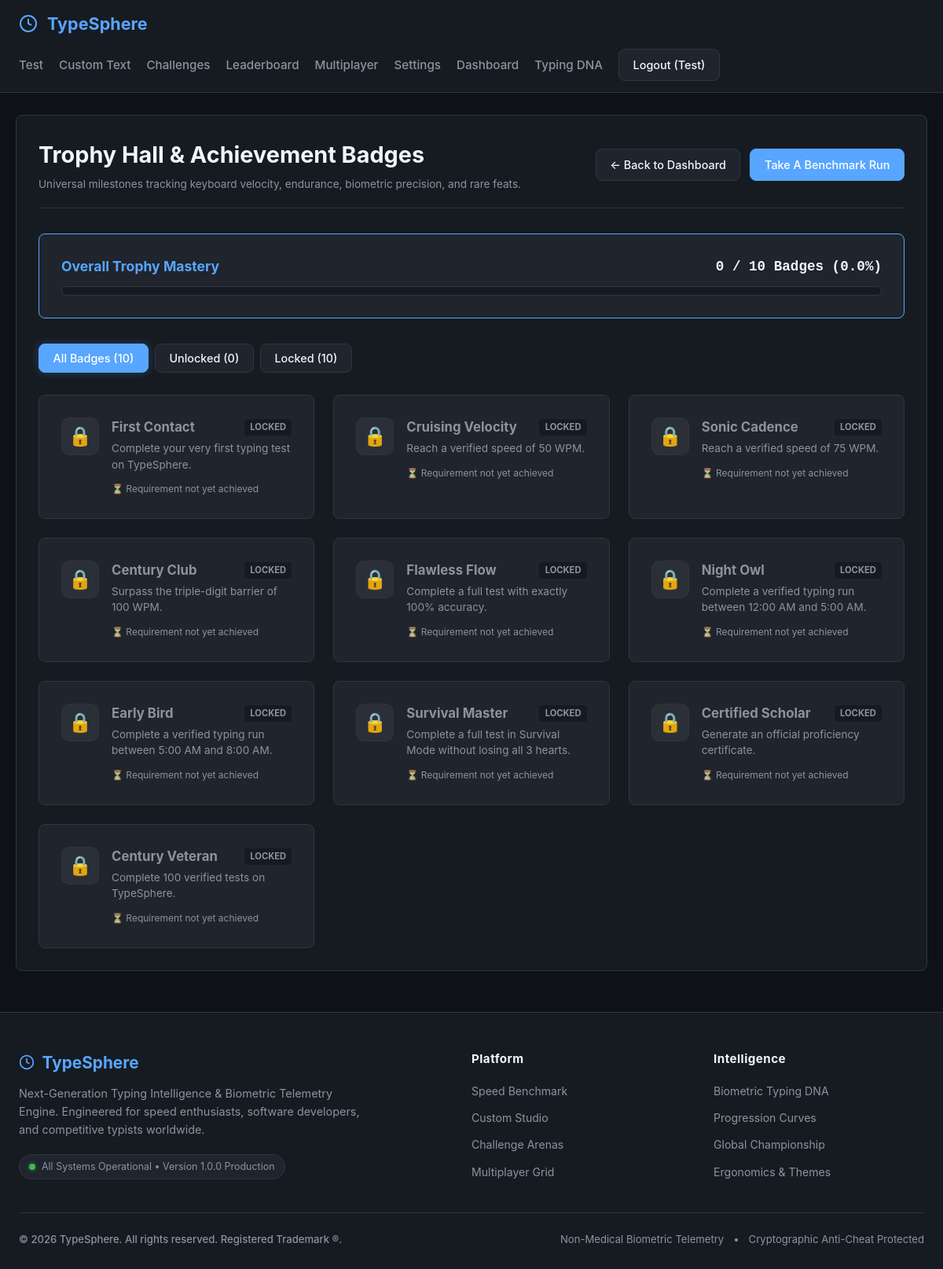
/dashboard/achievements (signed in), run on the app's committed database.
### app/models/user.py (models this page shows, shortened)
class User(UserMixin, db.Model):
    __tablename__ = 'users'
    id = db.Column(db.Integer, primary_key=True)
    username = db.Column(db.String(64), unique=True, nullable=False, index=True)
    email = db.Column(db.String(120), unique=True, nullable=False, index=True)
    password_hash = db.Column(db.String(256), nullable=False)
    role = db.Column(db.String(20), default='user') # 'user' or 'admin'
    is_verified = db.Column(db.Boolean, default=True, nullable=True)
    created_at = db.Column(db.DateTime, default=datetime.utcnow)
    tests = db.relationship('TypingTest', backref='user', lazy='dynamic', cascade="all, delete-orphan")
    dna_profile = db.relationship('TypingDNA', uselist=False, backref='user', cascade="all, delete-orphan")
    user_settings = db.relationship('UserSettings', uselist=False, backref='user', cascade="all, delete-orphan")
    achievements = db.relationship('UserAchievement', backref='user', lazy='dynamic', cascade="all, delete-orphan")
    @property
    def is_admin(self):
        return self.role == 'admin'

### app/models/challenge.py (models this page shows)
class Achievement(db.Model):
    __tablename__ = 'achievements'
    id = db.Column(db.Integer, primary_key=True)
    code = db.Column(db.String(64), unique=True, nullable=False)
    title = db.Column(db.String(128), nullable=False)
    description = db.Column(db.String(256), nullable=False)
    icon = db.Column(db.String(64), default='trophy')

### app/routes/dashboard.py (the view)
@dashboard_bp.route('/achievements')
@login_required
def achievements_showcase():
    AchievementService.check_and_award(current_user)
    all_achievements = Achievement.query.order_by(Achievement.id.asc()).all()
    unlocked_map = {
        ua.achievement_id: ua.unlocked_at
        for ua in UserAchievement.query.filter_by(user_id=current_user.id).all()
    }
    badge_data = []
    for ach in all_achievements:
        is_unlocked = ach.id in unlocked_map
        badge_data.append({
            'code': ach.code,
            'title': ach.title,
            'description': ach.description,
            'icon': ach.icon,
            'unlocked': is_unlocked,
            'unlocked_at': unlocked_map.get(ach.id)
        })
    unlocked_count = len(unlocked_map)
    total_count = len(all_achievements)
    mastery_pct = round((unlocked_count / total_count * 100.0), 1) if total_count else 0.0
    return render_template(
        'dashboard/achievements.html',
        badges=badge_data,
        unlocked_count=unlocked_count,
        total_count=total_count,
        mastery_pct=mastery_pct
    )

### app/services/achievement_service.py (called while the page is built, shortened)
    @staticmethod
    def ensure_catalog():
        for code, title, desc, icon in BADGES_CATALOG:
            ach = Achievement.query.filter_by(code=code).first()
        db.session.commit()

    @staticmethod
    def check_and_award(user):
        if not user or not user.is_authenticated:
            return []
        AchievementService.ensure_catalog()
        tests = TypingTest.query.filter_by(user_id=user.id).all()
        if not tests:
            return []

### app/templates/dashboard/achievements.html (shortened to what this page needs)
{% extends 'base.html' %}
{% block content %}
<div class="card">
  <div style="display: flex; justify-content: space-between; align-items: center; border-bottom: 1px solid var(--border-color); padding-bottom: 1.25rem; margin-bottom: 2rem; flex-wrap: wrap; gap: 1rem;">
    <div>
      <h1 style="font-size: 1.8rem; font-weight: 700; margin: 0;">Trophy Hall & Achievement Badges</h1>
      <p style="color: var(--text-muted); font-size: 0.85rem; margin-top: 0.35rem;">
        Universal milestones tracking keyboard velocity, endurance, biometric precision, and rare feats.
      </p>
    </div>
    <div style="display: flex; gap: 0.75rem;">
      <a href="{{ url_for('dashboard.index') }}" class="btn">&larr; Back to Dashboard</a>
      <a href="{{ url_for('typing.test_page') }}" class="btn btn-primary">Take A Benchmark Run</a>
    </div>
  </div>
  <div class="card" style="background: var(--bg-card); border-color: var(--accent); margin-bottom: 2rem;">
    <div style="display: flex; justify-content: space-between; align-items: center; margin-bottom: 0.75rem; flex-wrap: wrap; gap: 0.5rem;">
      <span style="font-weight: 700; font-size: 1.1rem; color: var(--accent);">Overall Trophy Mastery</span>
      <span style="font-family: var(--font-mono); font-size: 1.1rem; font-weight: 800;">{{ unlocked_count }} / {{ total_count }} Badges ({{ mastery_pct }}%)</span>
    </div>
    <div style="background: var(--bg-secondary); height: 12px; border-radius: 6px; overflow: hidden; border: 1px solid var(--border-color);">
    </div>
  </div>
  <div style="display: flex; gap: 0.5rem; margin-bottom: 1.75rem;">
    <button onclick="filterTrophies('all')" class="btn active-choice" id="filter-all">All Badges ({{ total_count }})</button>
    <button onclick="filterTrophies('unlocked')" class="btn" id="filter-unlocked">Unlocked ({{ unlocked_count }})</button>
    <button onclick="filterTrophies('locked')" class="btn" id="filter-locked">Locked ({{ total_count - unlocked_count }})</button>
  </div>
  <div style="display: grid; grid-template-columns: repeat(auto-fit, minmax(280px, 1fr)); gap: 1.5rem;" id="trophy-grid">
    {% for b in badges %}
    <div class="card trophy-card {{ 'trophy-unlocked' if b.unlocked else 'trophy-locked' }}" data-status="{{ 'unlocked' if b.unlocked else 'locked' }}" style="margin-bottom: 0; background: var(--bg-card); border-color: {{ 'var(--accent)' if b.unlocked else 'var(--border-color)' }}; position: relative; overflow: hidden;">
      <div style="display: flex; align-items: flex-start; gap: 1rem;">
        <div style="width: 48px; height: 48px; border-radius: 10px; display: flex; align-items: center; justify-content: center; font-size: 1.5rem; flex-shrink: 0; background: {{ 'rgba(88, 166, 255, 0.2)' if b.unlocked else 'rgba(255, 255, 255, 0.05)' }}; border: 1px solid {{ 'var(--accent)' if b.unlocked else 'var(--border-color)' }};">
          {{ '🏆' if b.unlocked else '🔒' }}
        </div>
        <div style="flex: 1;">
          <div style="display: flex; justify-content: space-between; align-items: center; margin-bottom: 0.25rem;">
            <h3 style="font-size: 1.05rem; font-weight: 700; margin: 0; color: {{ 'var(--text-primary)' if b.unlocked else 'var(--text-muted)' }};">
              {{ b.title }}
            </h3>
            <span style="font-size: 0.7rem; font-weight: 700; padding: 0.15rem 0.45rem; border-radius: 4px; text-transform: uppercase; background: {{ 'rgba(63, 185, 80, 0.2)' if b.unlocked else 'var(--bg-secondary)' }}; color: {{ 'var(--success)' if b.unlocked else 'var(--text-muted)' }};">
              {{ 'Unlocked' if b.unlocked else 'Locked' }}
            </span>
          </div>
          <p style="color: var(--text-muted); font-size: 0.85rem; line-height: 1.5; margin-bottom: 0.75rem;">
            {{ b.description }}
          </p>
          {% if b.unlocked %}
            <div style="font-size: 0.75rem; color: var(--accent); font-weight: 600;">
              ✓ Earned on {{ b.unlocked_at.strftime('%b %d, %Y at %H:%M') }}
            </div>
          {% else %}
            <div style="font-size: 0.75rem; color: var(--text-muted);">
              ⏳ Requirement not yet achieved
            </div>
          {% endif %}
        </div>
      </div>
    </div>
    {% endfor %}
  </div>
</div>
{% endblock %}

### app/templates/base.html (shortened to what this page needs)
<!DOCTYPE html>
<html lang="en" data-theme="dark">
<head>
  <link rel="stylesheet" href="{{ url_for('static', filename='css/main.css') }}">
  <link rel="stylesheet" href="{{ url_for('static', filename='css/typing.css') }}">
  <link rel="stylesheet" href="{{ url_for('static', filename='css/keyboard.css') }}">
  <link rel="stylesheet" href="{{ url_for('static', filename='css/components.css') }}">
</head>
<body>
  <nav class="navbar">
    <div style="display: flex; align-items: center; justify-content: space-between; width: 100%; max-width: 1200px; margin: 0 auto;">
      <a href="{{ url_for('typing.test_page') }}" class="brand" data-tooltip="Navigate to primary typing test track" data-tooltip-title="TYPESPHERE HOME">
        <svg width="24" height="24" viewBox="0 0 24 24" fill="none" stroke="currentColor" stroke-width="2">
          <circle cx="12" cy="12" r="10"></circle>
          <path d="M12 6v6l4 2"></path>
        </svg>
        TypeSphere
      </a>
    </div>
    <ul class="nav-links" id="main-nav-links">
      <li><a href="{{ url_for('typing.test_page') }}" class="nav-link" data-tooltip="Open speed typing test track" data-tooltip-title="TEST TRACK">Test</a></li>
      <li><a href="{{ url_for('typing.custom_text_page') }}" class="nav-link" data-tooltip="Paste your own articles, study notes, or code" data-tooltip-title="CUSTOM STUDIO">Custom Text</a></li>
      <li><a href="{{ url_for('challenges.index') }}" class="nav-link" data-tooltip="Compete in Survival, Accuracy, and Daily Challenge modes" data-tooltip-title="CHALLENGES">Challenges</a></li>
      <li><a href="{{ url_for('leaderboard.index') }}" class="nav-link" data-tooltip="View global verified rankings" data-tooltip-title="LEADERBOARD">Leaderboard</a></li>
      <li><a href="{{ url_for('multiplayer.index') }}" class="nav-link" data-tooltip="Join real-time synchronized typing races" data-tooltip-title="MULTIPLAYER">Multiplayer</a></li>
      <li><a href="{{ url_for('settings.index') }}" class="nav-link" data-tooltip="Customize themes, mechanical sounds, carets, and typography" data-tooltip-title="SETTINGS">Settings</a></li>
      {% if current_user.is_authenticated %}
        <li><a href="{{ url_for('dashboard.index') }}" class="nav-link" data-tooltip="View personal records and streaks" data-tooltip-title="DASHBOARD">Dashboard</a></li>
        <li><a href="{{ url_for('dashboard.dna_profile') }}" class="nav-link" data-tooltip="Inspect left vs right hand balance" data-tooltip-title="TYPING DNA">Typing DNA</a></li>
        <li><a href="{{ url_for('auth.logout') }}" class="btn" data-tooltip="Securely end current session" data-tooltip-title="LOGOUT">Logout ({{ current_user.username }})</a></li>
      {% endif %}
    </ul>
  </nav>
  <div class="container">
    {% block content %}{% endblock %}
  </div>
  <footer class="app-footer">
    <div class="footer-container">
      <div class="footer-grid">
        <div class="footer-brand-col">
          <div class="footer-brand-title">
            <svg width="20" height="20" viewBox="0 0 24 24" fill="none" stroke="currentColor" stroke-width="2">
              <circle cx="12" cy="12" r="10"></circle>
              <path d="M12 6v6l4 2"></path>
            </svg>
            TypeSphere
          </div>
          <p class="footer-tagline">
            Next-Generation Typing Intelligence & Biometric Telemetry Engine. Engineered for speed enthusiasts, software developers, and competitive typists worldwide.
          </p>
          <div class="footer-status-pill">
            <span class="status-dot"></span>
            <span>All Systems Operational &bull; Version 1.0.0 Production</span>
          </div>
        </div>
        <div class="footer-links-col">
          <h4>Platform</h4>
          <ul>
            <li><a href="{{ url_for('typing.test_page') }}">Speed Benchmark</a></li>
            <li><a href="{{ url_for('typing.custom_text_page') }}">Custom Studio</a></li>
            <li><a href="{{ url_for('challenges.index') }}">Challenge Arenas</a></li>
            <li><a href="{{ url_for('multiplayer.index') }}">Multiplayer Grid</a></li>
          </ul>
        </div>
        <div class="footer-links-col">
          <h4>Intelligence</h4>
          <ul>
            <li><a href="{{ url_for('dashboard.dna_profile') }}">Biometric Typing DNA</a></li>
            <li><a href="{{ url_for('dashboard.analytics') }}">Progression Curves</a></li>
            <li><a href="{{ url_for('leaderboard.index') }}">Global Championship</a></li>
            <li><a href="{{ url_for('settings.index') }}">Ergonomics & Themes</a></li>
          </ul>
        </div>
      </div>
      <div class="footer-bottom-bar">
        <div class="copyright-text">
          &copy; 2026 TypeSphere. All rights reserved. Registered Trademark &reg;.
        </div>
        <div class="footer-meta-links">
          <span>Non-Medical Biometric Telemetry</span>
          <span>&bull;</span>
          <span>Cryptographic Anti-Cheat Protected</span>
        </div>
      </div>
    </div>
  </footer>
</body>
</html>

### app/static/css/main.css (style rules this page uses)
:root { --bg-primary: #0e1117; --bg-secondary: #161b22; --bg-card: #1f242d; --text-primary: #f0f6fc; --text-muted: #8b949e; --accent: #58a6ff; --accent-glow: rgba(88, 166, 255, 0.25); --success: #3fb950; --danger: #f85149; --warning: #d29922; --font-mono: 'JetBrains Mono', 'Fira Code', monospace; --font-sans: 'Inter', -apple-system, BlinkMacSystemFont, 'Segoe UI', sans-serif; --typing-font-size: 20px; --border-color: #30363d; --radius: 8px; --transition: all 0.2s cubic-bezier(0.16, 1, 0.3, 1); }
* { margin: 0; padding: 0; box-sizing: border-box; }
body { background-color: var(--bg-primary); color: var(--text-primary); font-family: var(--font-sans); line-height: 1.5; min-height: 100vh; display: flex; flex-direction: column; }
.navbar { background-color: var(--bg-secondary); border-bottom: 1px solid var(--border-color); padding: 0.85rem 1.5rem; display: flex; justify-content: space-between; align-items: center; flex-wrap: wrap; gap: 1rem; position: relative; }
.brand { display: flex; align-items: center; gap: 0.75rem; text-decoration: none; font-weight: 700; font-size: 1.35rem; color: var(--accent); }
.nav-links { display: flex; list-style: none; gap: 1.25rem; align-items: center; flex-wrap: wrap; }
.nav-link { color: var(--text-muted); text-decoration: none; font-size: 0.95rem; font-weight: 500; transition: var(--transition); }
.btn { background: var(--bg-card); color: var(--text-primary); border: 1px solid var(--border-color); padding: 0.55rem 1.1rem; border-radius: var(--radius); cursor: pointer; font-family: inherit; font-weight: 500; font-size: 0.9rem; display: inline-flex; align-items: center; gap: 0.5rem; transition: var(--transition); text-decoration: none; user-select: none; }
.btn.active-choice { border-color: var(--accent) !important; background: var(--accent) !important; color: #fff !important; box-shadow: 0 0 12px var(--accent-glow) !important; }
.btn-primary { background: var(--accent); color: #fff; border-color: var(--accent); }
.container { width: 100%; max-width: 1200px; margin: 0 auto; padding: 1.75rem 1.25rem; flex: 1; }
.card { background: var(--bg-secondary); border: 1px solid var(--border-color); border-radius: var(--radius); padding: 1.75rem; margin-bottom: 1.5rem; }
.app-footer { background: var(--bg-secondary); border-top: 1px solid var(--border-color); padding: 3rem 1.5rem 1.75rem; margin-top: auto; }
.footer-container { max-width: 1200px; margin: 0 auto; }
.footer-grid { display: grid; grid-template-columns: 2fr 1fr 1fr; gap: 2.5rem; margin-bottom: 2.5rem; }
.footer-brand-title { display: flex; align-items: center; gap: 0.6rem; font-size: 1.3rem; font-weight: 700; color: var(--accent); margin-bottom: 0.75rem; }
.footer-tagline { color: var(--text-muted); font-size: 0.9rem; line-height: 1.6; max-width: 440px; margin-bottom: 1.25rem; }
.footer-status-pill { display: inline-flex; align-items: center; gap: 0.5rem; background: var(--bg-card); border: 1px solid var(--border-color); padding: 0.35rem 0.75rem; border-radius: 20px; font-size: 0.78rem; color: var(--text-muted); }
.status-dot { width: 8px; height: 8px; border-radius: 50%; background: var(--success); box-shadow: 0 0 6px rgba(63, 185, 80, 0.6); }
.footer-links-col h4 { font-size: 0.95rem; font-weight: 700; color: var(--text-primary); margin-bottom: 1rem; letter-spacing: 0.03em; }
.footer-links-col ul { list-style: none; display: flex; flex-direction: column; gap: 0.65rem; }
.footer-links-col a { color: var(--text-muted); text-decoration: none; font-size: 0.88rem; transition: var(--transition); }
.footer-bottom-bar { border-top: 1px solid var(--border-color); padding-top: 1.5rem; display: flex; justify-content: space-between; align-items: center; flex-wrap: wrap; gap: 1rem; font-size: 0.82rem; color: var(--text-muted); }
.copyright-text { font-weight: 500; }
.footer-meta-links { display: flex; gap: 0.75rem; }

### data on the page
User: username "Test"
Achievement: unlocked "🔒", title "First Contact", unlocked "LOCKED", description "Complete your very first typing test on TypeSphere."
Achievement: unlocked "🔒", title "Cruising Velocity", unlocked "LOCKED", description "Reach a verified speed of 50 WPM."
Achievement: unlocked "🔒", title "Sonic Cadence", unlocked "LOCKED", description "Reach a verified speed of 75 WPM."
Achievement: unlocked "🔒", title "Century Club", unlocked "LOCKED", description "Surpass the triple-digit barrier of 100 WPM."
Achievement: unlocked "🔒", title "Flawless Flow", unlocked "LOCKED", description "Complete a full test with exactly 100% accuracy."
Achievement: unlocked "🔒", title "Night Owl", unlocked "LOCKED", description "Complete a verified typing run between 12:00 AM and 5:00 AM."
Achievement: unlocked "🔒", title "Early Bird", unlocked "LOCKED", description "Complete a verified typing run between 5:00 AM and 8:00 AM."
Achievement: unlocked "🔒", title "Survival Master", unlocked "LOCKED", description "Complete a full test in Survival Mode without losing all 3 hearts."
Achievement: unlocked "🔒", title "Certified Scholar", unlocked "LOCKED", description "Generate an official proficiency certificate."
Achievement: unlocked "🔒", title "Century Veteran", unlocked "LOCKED", description "Complete 100 verified tests on TypeSphere."

### other printed values
{{ unlocked_count }} "0"
{{ total_count }} "10"
{{ mastery_pct }} "0.0"
{{ total_count - unlocked_count }} "10"
